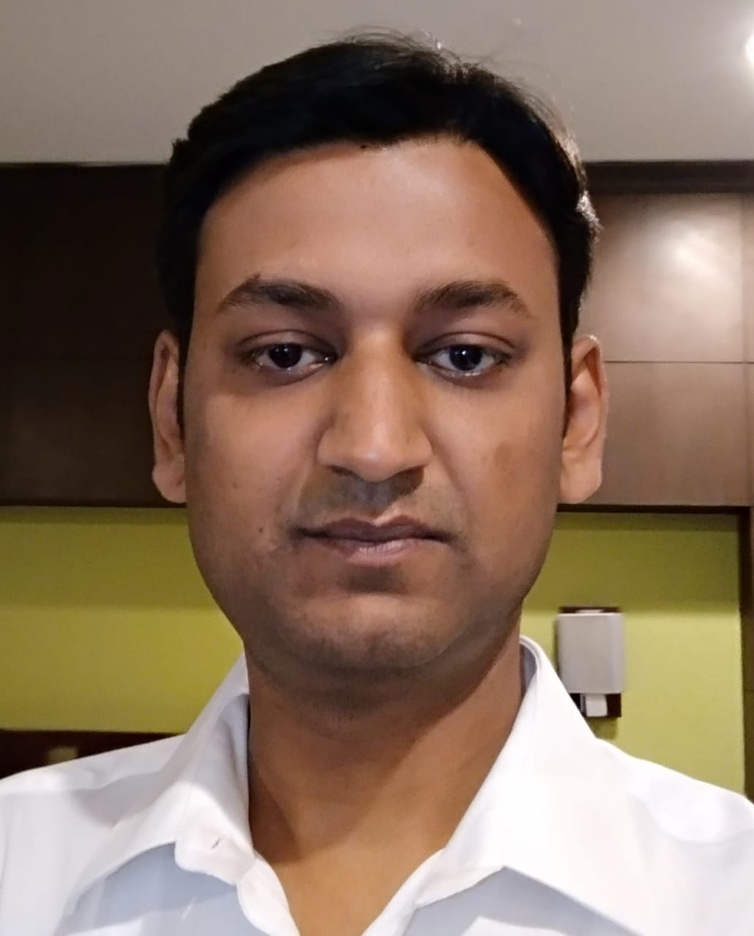
#> input picture images/nikhil.jpeg, 754 x 936 px, shrunk from 1031 x 1280 before the run, found by its file name
$ python opencv1.py
#> lines starting #> are read from the running program, lines starting #| are printed output that depends on the picture
import cv2
import numpy as np

im = cv2.imread('C:\\Users\\g521784\\Desktop\\ImageRecognistation\\images\\nikhil.jpeg')
#> im is the input picture: shape (936, 754, 3); mean B, G, R 97.2, 115.1, 138.1
im1 = cv2.imread('C:\\Users\\g521784\\Desktop\\ImageRecognistation\\images\\b.jpg')
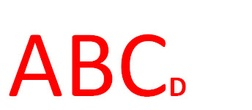
#> input picture images/b.jpg, 252 x 110 px, shrunk from 344 x 150 before the run, found by its file name
#> im1 is the input picture: shape (110, 252, 3); mean B, G, R 223.2, 223.4, 252.7
kernel = np.ones((5,5), np.uint8)
print (im)
#> (printed output is left out)
print('nnnnnnnnnnnnnnnnnnnnnnnnnnnnnnnnnnnnnn')
print (im1)
#> (printed output is left out)


img_erosion = cv2.dilate(im, kernel, iterations=1)
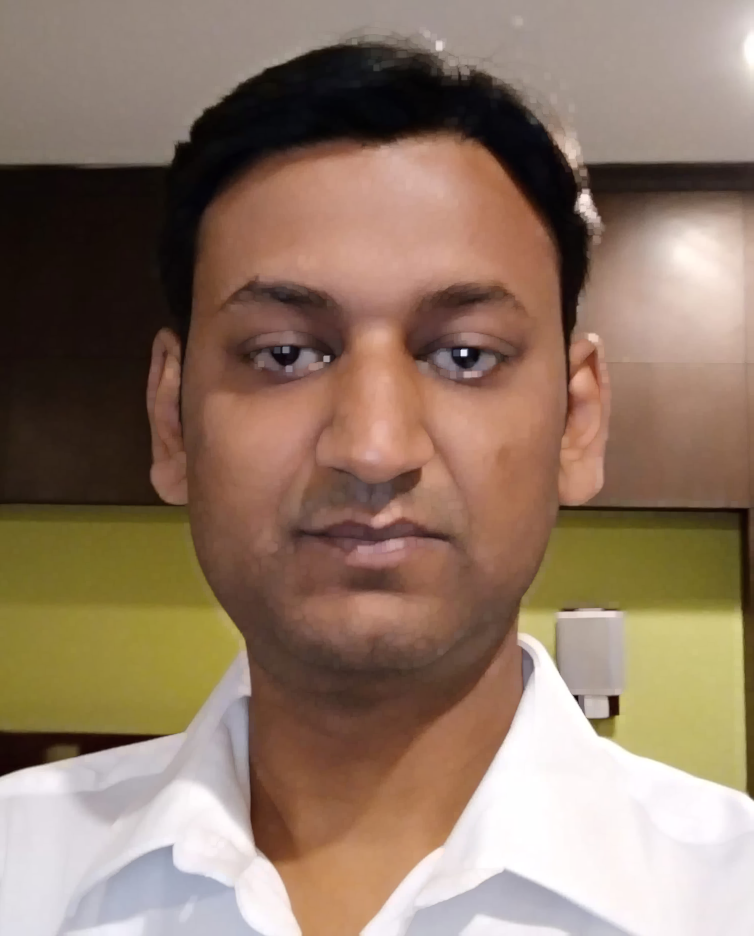
#> img_erosion: shape (936, 754, 3); mean B, G, R 102.9, 120.6, 143.8

# [9 lines of commented-out code are left out]

cv2.imwrite("c:\\see_this.jpg", img_erosion)

diff = cv2.subtract(img_erosion, im)
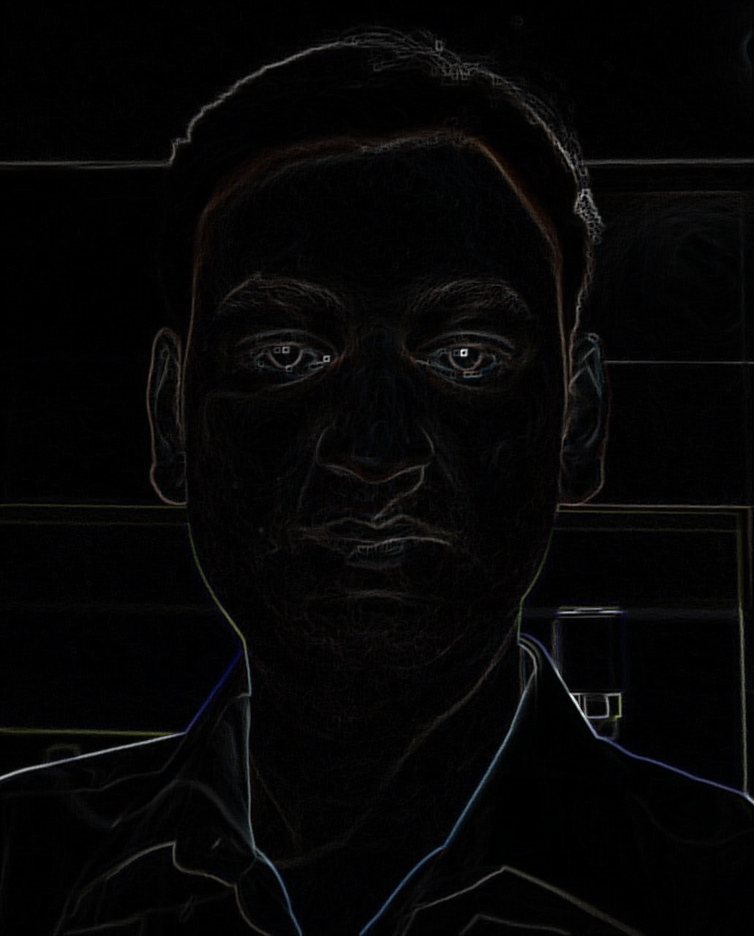
#> diff: shape (936, 754, 3); mean B, G, R 5.7, 5.5, 5.7


print(diff)
#> (printed output is left out)
